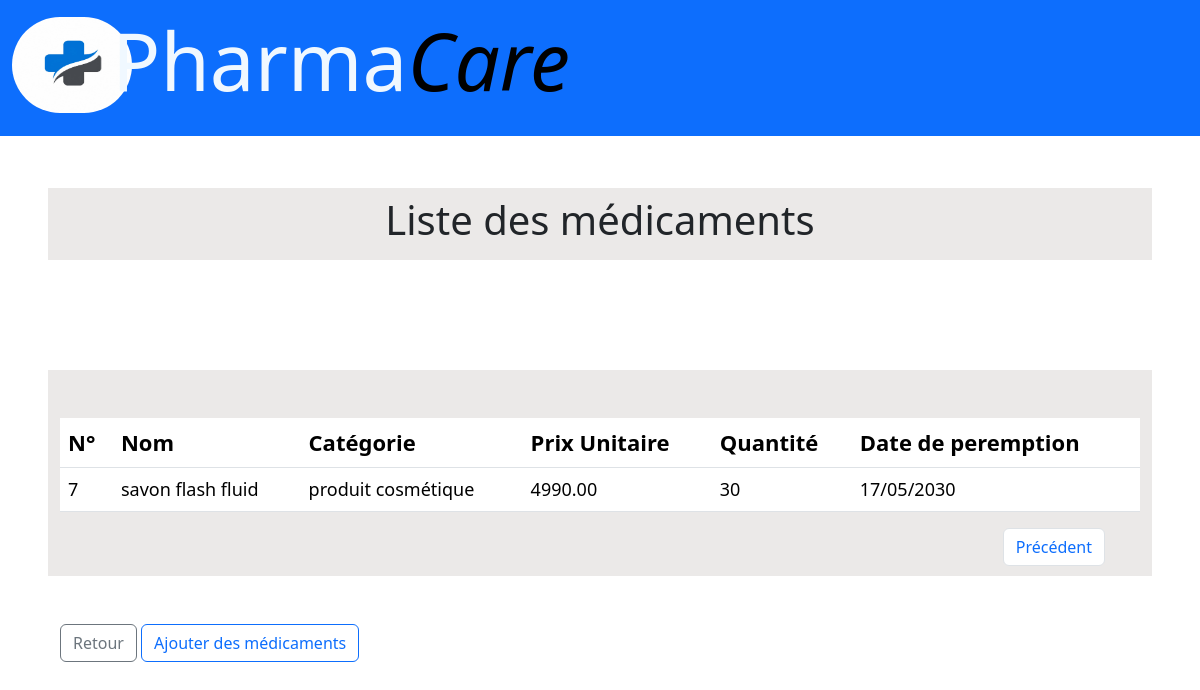
/pages/medicaments.php?page=3, run on the app's committed database.
### tables this page shows
CREATE TABLE `medicaments` (
  `id_medoc` int(11) NOT NULL,
  `nom` varchar(255) DEFAULT NULL,
  `categorie` varchar(255) DEFAULT NULL,
  `prix` decimal(10,2) DEFAULT NULL,
  `quantite_stock` int(11) DEFAULT NULL,
  `date_peremption` varchar(255) DEFAULT NULL
);

### includes/fonctions.php (called while the page is built, shortened)
<?php
function pagination($database, $table, $N_element, $page_actuelle)
{
     $total_medoc = (int) $database->query("select count(*) from $table")->fetchColumn();
     $page_total = ceil($total_medoc / $N_element);
     $offset = $N_element * ($page_actuelle - 1);
     $data  = $database->query("select * from $table limit $N_element offset $offset");
     $resultats = $data->fetchALL(PDO::FETCH_ASSOC);
     return [
          'donnees' => $resultats,
          'pages_total' => $page_total
     ];
}

### pages/medicaments.php (the view, shortened to what this page needs)
<?php
include_once __DIR__ . '../../config/database.php';
include_once __DIR__ . '../../includes/fonctions.php';
$fonctionnalite = ($_GET['fonct'] ?? 'Afficher');
$page_actuelle = (int) ($_GET['page'] ?? 1);
$resultats = pagination($database, 'medicaments', '3', $page_actuelle);
$medicaments = $resultats['donnees'];
?>
<!DOCTYPE html>
<html lang="fr">
<head>
     <link href="https://cdn.jsdelivr.net/npm/bootstrap@5.3.8/dist/css/bootstrap.min.css" rel="stylesheet">
     <link rel="stylesheet" href="../style/medoc.css?v=<?= time() ?>">
</head>
<body>
     <header>
          <?php include_once  '../includes/header.php';
          ?>
     </header>
     <?php if ($fonctionnalite == 'Afficher'): ?>
          <section class="container-fluide  px-lg-5 pt-5" id="section2">
               <div class="col text-center py-2 mb-5 bg-t-secondary">
                    <h1>
                         Liste des médicaments
                    </h1>
               </div>
               <div class="container col-12 pt-5 bg-t-secondary mb-5 pb-5" id="s-div2">
                    <table class="table">
                         <thead>
                              <tr>
                                   <th>
                                        N°
                                   </th>
                                   <th>
                                        Nom
                                   </th>
                                   <th>
                                        Catégorie
                                   </th>
                                   <th>
                                        Prix Unitaire
                                   </th>
                                   <th>
                                        Quantité
                                   </th>
                                   <th>
                                        Date de peremption
                                   </th>
                              </tr>
                         </thead>
                         <tbody>
                              <?php foreach ($medicaments as $medoc):  ?>
                                   <tr>
                                        <td>
                                             <?= $medoc['id_medoc'] ?>
                                        </td>
                                        <td>
                                             <?= $medoc['nom'] ?>
                                        </td>
                                        <td>
                                             <?= $medoc['categorie'] ?>
                                        </td>
                                        <td>
                                             <?= $medoc['prix'] ?>
                                        </td>
                                        <td>
                                             <?= $medoc['quantite_stock'] ?>
                                        </td>
                                        <td>
                                             <?= $medoc['date_peremption'] ?>
                                        </td>
                                   </tr>
                              <?php endforeach; ?>
                         </tbody>
                    </table>
                    <nav aria-label="Page navigation example " class="position-relative">
                         <ul class="pagination position-absolute top-0 end-0">
                              <?php if ($page_actuelle > 1): ?>
                                   <li class="page-item"><a class="page-link" href="medicaments.php?page=<?= $page_actuelle - 1 ?>">Précédent</a></li>
                              <?php endif;  ?>
                         </ul>
                    </nav>
               </div>
               <p class="container">
                    <button class="btn btn-outline-secondary" type="button" onclick="window.location=''" id="retour">
                         Retour
                    </button>
                    <button class="btn btn-outline-primary" type="button" onclick="window.location='medicaments.php?fonct=Ajouter'" id="ajouter">
                         Ajouter des médicaments
                    </button>
               </p>
          </section>
     <?php endif; ?>
</body>
</html>

### style/medoc.css (style rules this page uses)
.bg-t-secondary { background-color: #ebe9e8 !important; }
section { margin-top: 110px; }
#section2 { margin-top: 140px; }
h1 { color: #ffffff; }
thead { background-color: rgb(36, 70, 184); font-size: 22px; }
tbody { font-size: 18px; }
a { margin-right: 35px; }
#s-div2 { margin-top: 110px; }

### style/header.css (style rules this page uses)
header { position: fixed; top: 0; left: 0; }

### data on the page
medicaments: id_medoc "7", nom "savon flash fluid", categorie "produit cosmétique", prix "4990.00", quantite_stock "30", date_peremption "17/05/2030"
